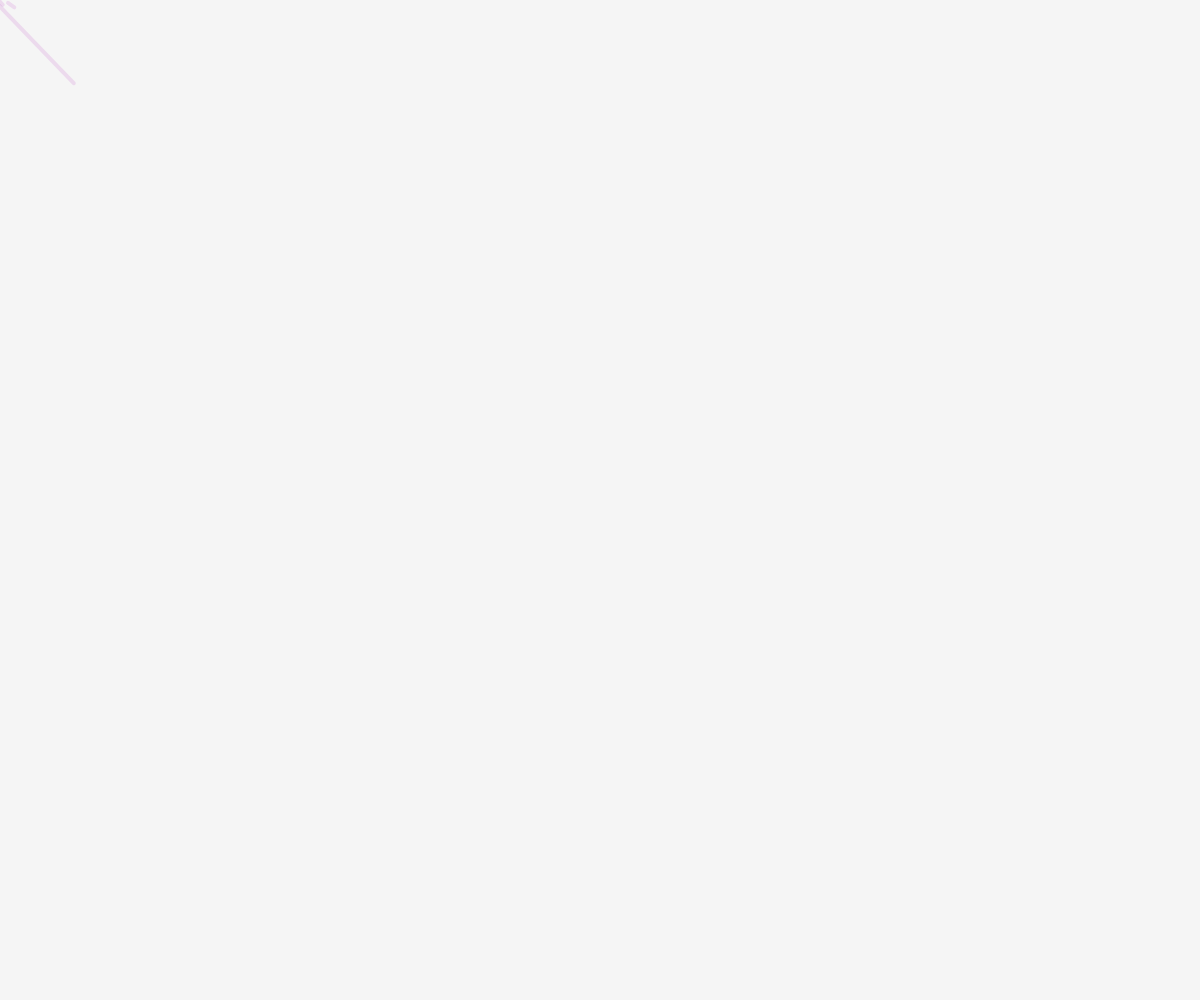
Frame 1 (no input)
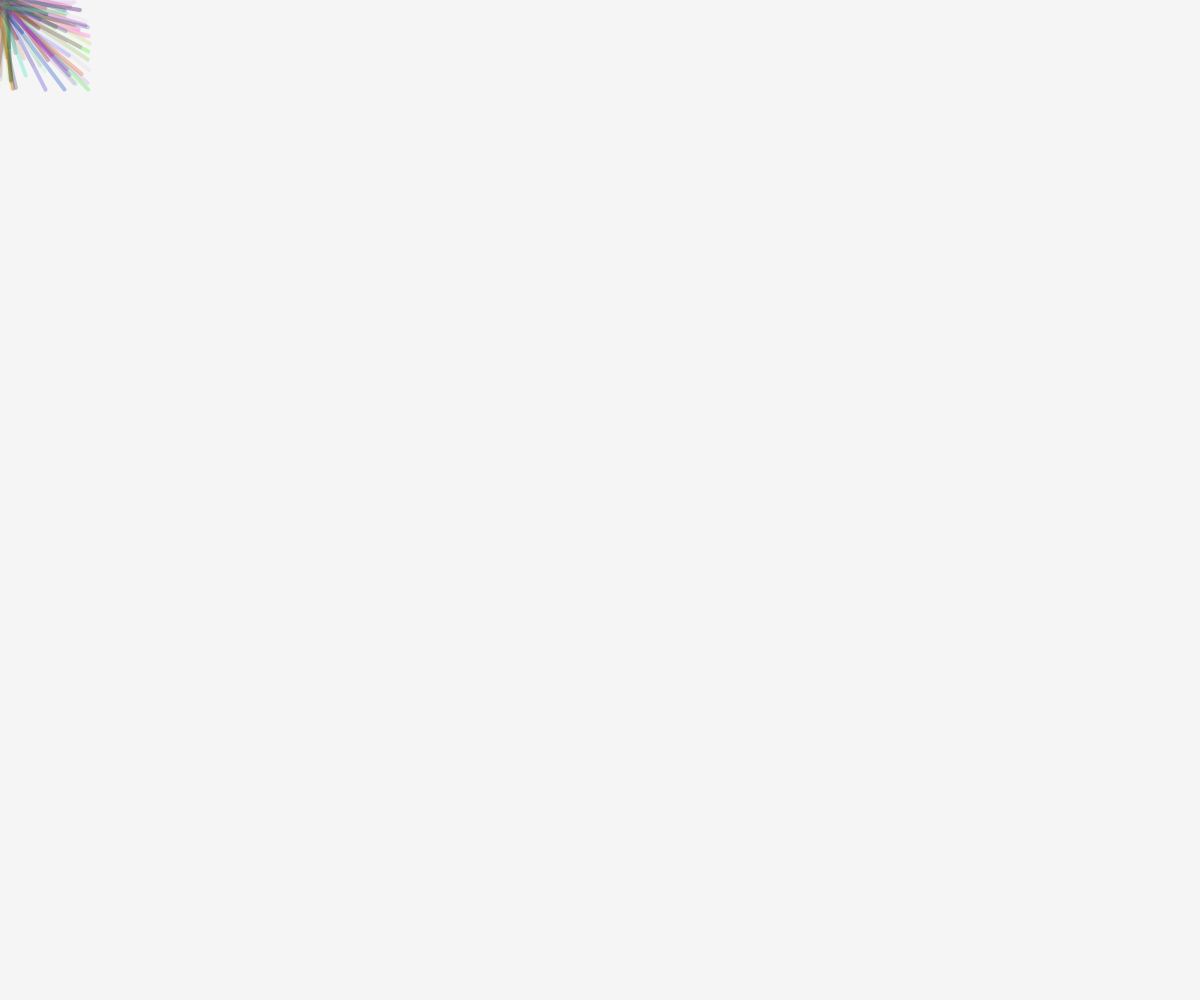
Frame 60 (no input)
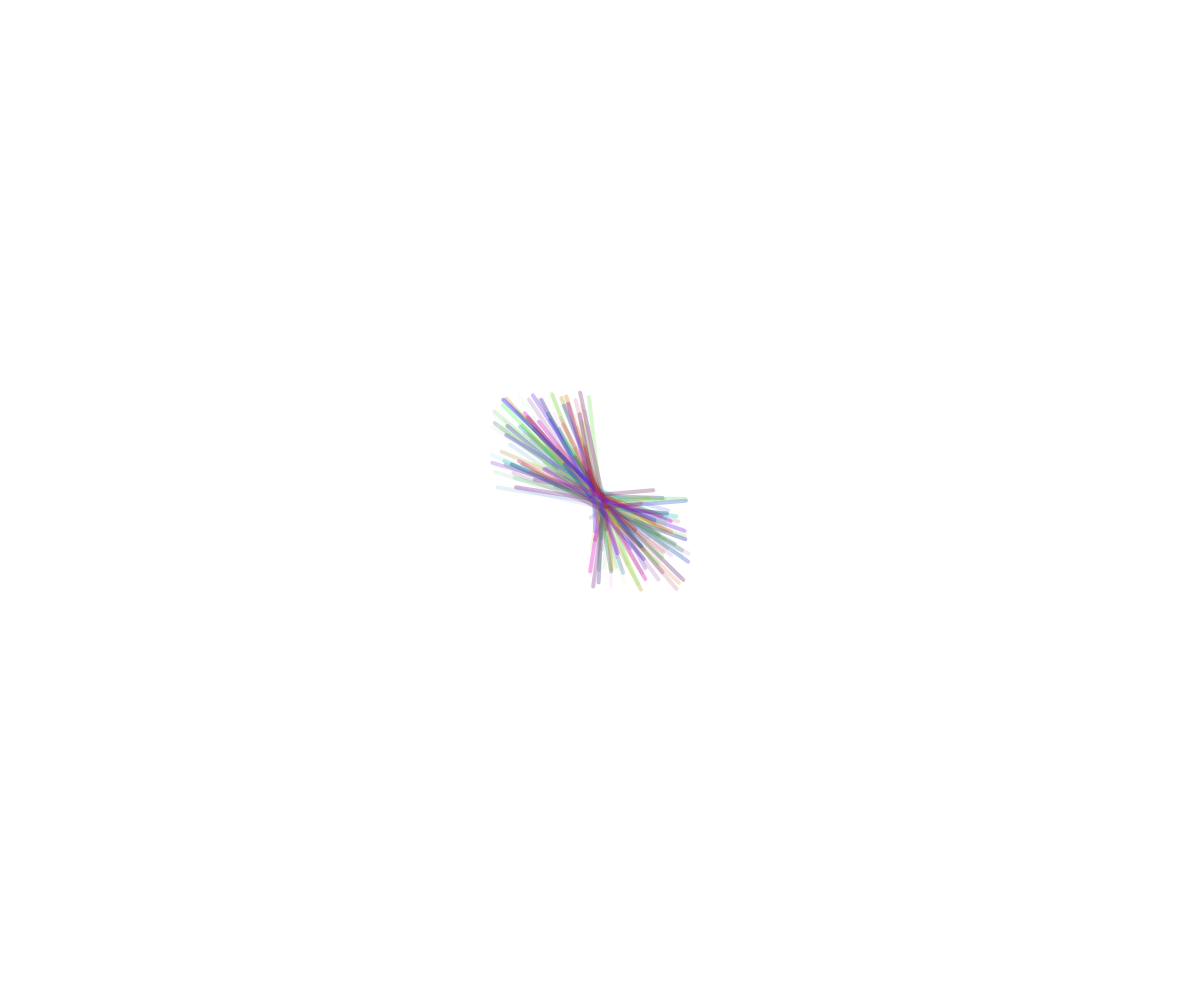
Frame 120 (the mouse pressed at the canvas centre since frame 60)

The p5.js sketch that drew these frames (run headless with seeded random() and noise() and a simulated clock; from frame 60 on, the mouse is pressed at the canvas centre):

// p5.js sketch
// ── sketch.js

var x=10
var y=10

function setup() {
  createCanvas(windowWidth, windowHeight);
  
  var red = map(mouseX, 0, width, 0, 255);
  var green = map((mouseX - mouseY), 0, (width - height), 0, 100);
  var blue = map(mouseY, 0, height, 0, 255);
  
background (red, green, blue,10);
}

function draw() {
  

//   var red = map(mouseX, 0, width, 0, 255);
//   var green = map((mouseX - mouseY), 0, (width - height), 0, 100);
//   var blue = map(mouseY, 0, height, 0, 255);
  
// background (red, green, blue,10);
  
  // fill(red, green, blue, 20);

  //   noStroke()
  //   r=random (0,255)
  //   b=random (0,255)
  //   d=random (0,20)
  // fill (r,70,b,d)
  //ellipse(mouseX-40, mouseY,s,s)


  stroke (random(0, 255), random(0, 255), random(0, 255), random(0, 100));


  var diffx = mouseX - x;
  var diffy = mouseY - y;
  
var easing = 0.05;

  // stroke (0);
  strokeWeight(4)
  line (mouseX + random (0,10), mouseY+ random (0,10),diffx + random (0,100), diffy + random (0,100));
  line (mouseX + random (0,10), mouseY+ random (0,10),diffx - random (0,100), diffy - random (0,100));
  line (mouseX - random (0,10), mouseY- random (0,10),diffx - random (0,100), diffy - random (0,100));
  line (mouseX - random (0,10), mouseY- random (0,10),diffx + random (0,100), diffy + random (0,100));

  // random(ellipse(mouseX + 60, mouseY, random(0, 100), random(0, 100)), rect(mouseX + 60, mouseY, random(0, 100), random(0, 100)), triangle(mouseX + random(0, 100), mouseY + random(0, 100), mouseX, mouseY, mouseX + random(0, 100), mouseY + random(0, 100)))

}

function mousePressed(){
background (red, green, blue,10);
}
// ── sketch2.js

var x=10
var y=10

function setup() {
  createCanvas(windowWidth, windowHeight);
  
  var red = map(mouseX, 0, width, 0, 255);
  var green = map((mouseX - mouseY), 0, (width - height), 0, 100);
  var blue = map(mouseY, 0, height, 0, 255);
  
background (red, green, blue,10);
}

function draw() {
  

//   var red = map(mouseX, 0, width, 0, 255);
//   var green = map((mouseX - mouseY), 0, (width - height), 0, 100);
//   var blue = map(mouseY, 0, height, 0, 255);
  
// background (red, green, blue,10);
  
  // fill(red, green, blue, 20);

  //   noStroke()
  //   r=random (0,255)
  //   b=random (0,255)
  //   d=random (0,20)
  // fill (r,70,b,d)
  //ellipse(mouseX-40, mouseY,s,s)


  stroke (random(0, 255), random(0, 255), random(0, 255), random(0, 100));


  var diffx = mouseX - x;
  var diffy = mouseY - y;
  
var easing = 0.05;

  // stroke (0);
  strokeWeight(2)
  line (mouseX + random (0,25), mouseY+ random (0,50),diffx + random (0,75), diffy + random (0,100));
  line (mouseX + random (0,100), mouseY+ random (0,75),diffx - random (0,50), diffy - random (0,25));
  line (mouseX - random (0,125), mouseY- random (0,150),diffx - random (0,175), diffy - random (0,200));
  line (mouseX - random (0,200), mouseY- random (0,175),diffx + random (0,125), diffy + random (0,100));

  // random(ellipse(mouseX + 60, mouseY, random(0, 100), random(0, 100)), rect(mouseX + 60, mouseY, random(0, 100), random(0, 100)), triangle(mouseX + random(0, 100), mouseY + random(0, 100), mouseX, mouseY, mouseX + random(0, 100), mouseY + random(0, 100)))

}

function mousePressed(){
background (red, green, blue,10);
}
